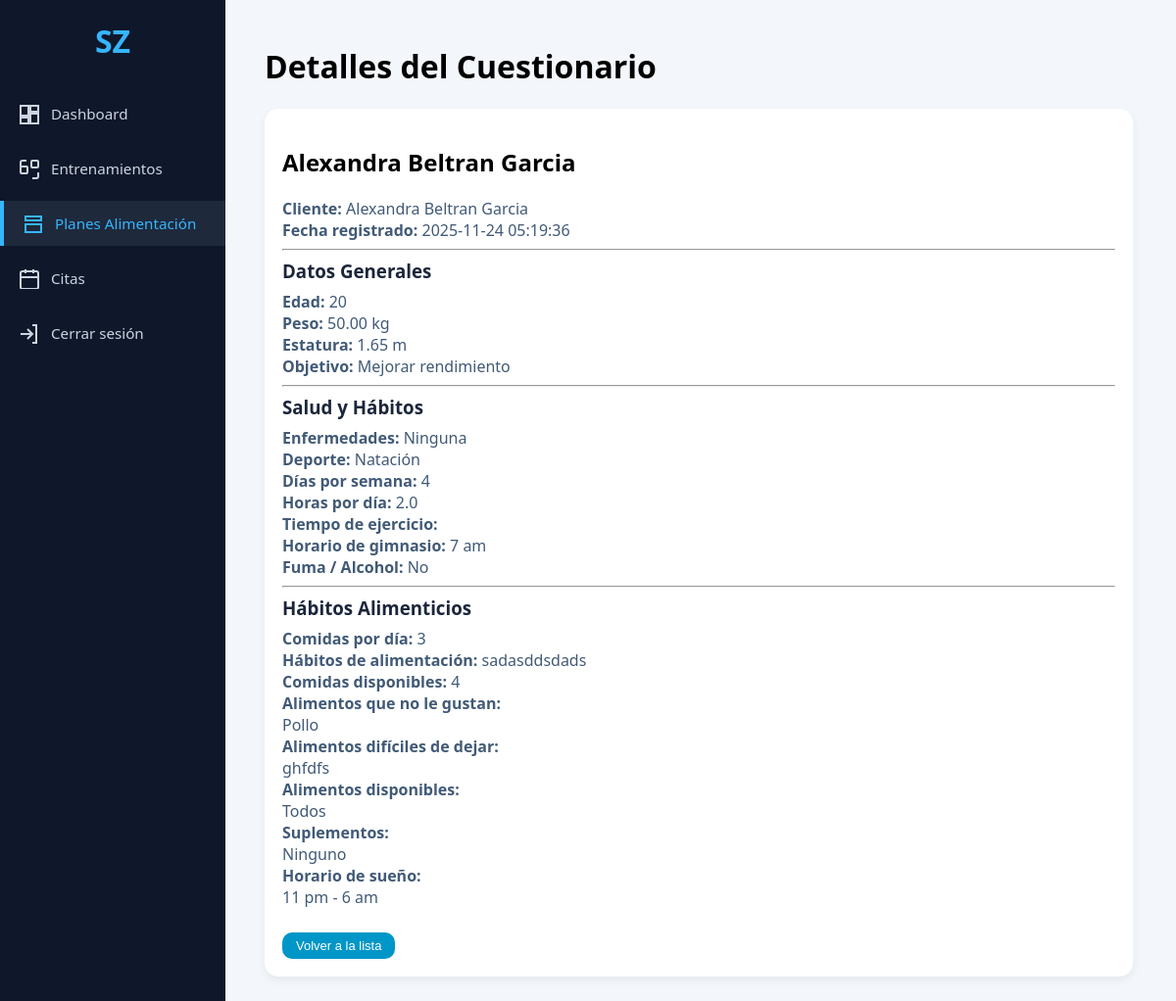
The page /index.php?controller=PlanAlimentacion&action=ver&id=4 (signed in) on the database its author committed.
### tables this page shows
CREATE TABLE `cuestionario_alimentacion` (
  `idCuestionario` int(11) NOT NULL AUTO_INCREMENT,
  `idUsuario` int(11) NOT NULL,
  `idCoach` int(11) DEFAULT NULL,
  `nombreCompleto` varchar(150) DEFAULT NULL,
  `edad` int(11) DEFAULT NULL,
  `peso` decimal(5,2) DEFAULT NULL,
  `estatura` decimal(4,2) DEFAULT NULL,
  `objetivo` varchar(100) DEFAULT NULL,
  `enfermedades` text DEFAULT NULL,
  `deporte` varchar(100) DEFAULT NULL,
  `diasSemana` int(11) DEFAULT NULL,
  `horasDia` decimal(3,1) DEFAULT NULL,
  `tiempoEjercicio` varchar(100) DEFAULT NULL,
  `horarioGym` varchar(100) DEFAULT NULL,
  `fumaAlcohol` varchar(100) DEFAULT NULL,
  `comidasDia` int(11) DEFAULT NULL,
  `alimentacionHabitos` text DEFAULT NULL,
  `comidasDisponibles` int(11) DEFAULT NULL,
  `alimentosNoGustan` text DEFAULT NULL,
  `alimentosDificilesDejar` text DEFAULT NULL,
  `alimentosDisponibles` text DEFAULT NULL,
  `suplementos` text DEFAULT NULL,
  `horarioSueno` varchar(100) DEFAULT NULL,
  `fechaRegistro` timestamp NOT NULL DEFAULT current_timestamp(),
  PRIMARY KEY (`idCuestionario`),
  KEY `idUsuario` (`idUsuario`),
  KEY `cuestionario_alimentacion_fk_coach` (`idCoach`),
  CONSTRAINT `cuestionario_alimentacion_fk_coach` FOREIGN KEY (`idCoach`) REFERENCES `coach` (`idCoach`) ON DELETE SET NULL ON UPDATE CASCADE,
  CONSTRAINT `cuestionario_alimentacion_ibfk_1` FOREIGN KEY (`idUsuario`) REFERENCES `usuarios` (`idUsuario`)
);

CREATE TABLE `usuarios` (
  `idUsuario` int(11) NOT NULL AUTO_INCREMENT,
  `nombre` varchar(256) NOT NULL,
  `apePa` varchar(256) DEFAULT NULL,
  `apeMa` varchar(256) DEFAULT NULL,
  `genero` varchar(50) DEFAULT NULL,
  `telefono` varchar(50) DEFAULT NULL,
  `correo` varchar(256) NOT NULL,
  `contrasena` varchar(256) NOT NULL,
  `fechaRegi` date DEFAULT curdate(),
  `rol` enum('admin','entrenador','cliente') DEFAULT 'cliente',
  `idMembresia` int(11) DEFAULT NULL,
  `idAdministrador` int(11) DEFAULT NULL,
  `idCoach` int(11) DEFAULT NULL,
  PRIMARY KEY (`idUsuario`),
  UNIQUE KEY `correo` (`correo`),
  KEY `idAdministrador` (`idAdministrador`),
  KEY `fk_usuario_entrenador` (`idCoach`),
  CONSTRAINT `fk_usuario_entrenador` FOREIGN KEY (`idCoach`) REFERENCES `coach` (`idCoach`) ON DELETE SET NULL,
  CONSTRAINT `usuarios_ibfk_1` FOREIGN KEY (`idAdministrador`) REFERENCES `administrador` (`idAdministrador`) ON DELETE SET NULL
);

### app/controllers/PlanAlimentacionController.php (called while the page is built, shortened)
<?php
require_once __DIR__ . '/../models/PlanAlimentacionModel.php';
class PlanAlimentacionController {
    private $model;
    public function __construct($db) {
        $this->model = new PlanAlimentacionModel($db);
    }
    public function ver() {
        $id = (int) $_GET['id'];
        $cuestionario = $this->model->obtenerCuestionarioPorId($id);
        require __DIR__ . '/../views/entrenador/plan-alimentacion-detalles.php';
    }
}

### app/models/PlanAlimentacionModel.php (called while the page is built, shortened)
<?php
class PlanAlimentacionModel {
    private $db;
    public function __construct($db) {
        $this->db = $db;
    }
    public function obtenerCuestionarioPorId($idCuestionario) {
        $sql = "SELECT ca.*, u.nombre AS nombreUsuario, u.apePa, u.apeMa
                FROM cuestionario_alimentacion ca
                INNER JOIN usuarios u ON u.idUsuario = ca.idUsuario
                WHERE ca.idCuestionario = ? LIMIT 1";
        $stmt = $this->db->prepare($sql);
        $stmt->bind_param("i", $idCuestionario);
        $stmt->execute();
        $result = $stmt->get_result();
        $cuestionario = $result->fetch_assoc();
        return $cuestionario;
    }
}

### app/views/entrenador/plan-alimentacion-detalles.php (the view, shortened to what this page needs)
<!DOCTYPE html>
<html lang="es">
<head>
    <link rel="stylesheet" href="public/css/trainer.css">
</head>
<body>
<aside class="sidebar-trainer">
    <div class="sidebar-logo">SZ</div>
    <nav class="sidebar-nav">
        <a href="index.php?controller=coach&action=index" class="sidebar-item">
            <svg fill="none" stroke="currentColor" stroke-width="2">
                <path d="M3 13h8V3H3v10zm0 8h8v-6H3v6zm10 0h8v-10h-8v10zm0-18v6h8V3h-8z"/>
            </svg>
            <span>Dashboard</span>
        </a>
        <a href="index.php?controller=entrenamientos&action=index" class="sidebar-item">
            <svg fill="none" stroke="currentColor" stroke-width="2">
                <path d="M21 15v4a2 2 0 0 1-2 2h-4"/>
                <path d="M3 9V5a2 2 0 0 1 2-2h4"/>
                <rect x="3" y="9" width="7" height="7" rx="1"/>
                <rect x="14" y="3" width="7" height="7" rx="1"/>
            </svg>
            <span>Entrenamientos</span>
        </a>
        <a href="index.php?controller=PlanAlimentacion&action=listar" class="sidebar-item active">
            <svg fill="none" stroke="currentColor" stroke-width="2">
                <path d="M4 4h16v4H4z"/>
                <path d="M4 12h16v8H4z"/>
            </svg>
            <span>Planes Alimentación</span>
        </a>
        <a href="index.php?controller=citas&action=lista" class="sidebar-item">
            <svg fill="none" stroke="currentColor" stroke-width="2">
                <rect x="3" y="4" width="18" height="18" rx="2"/>
                <path d="M16 2v4M8 2v4M3 10h18"/>
            </svg>
            <span>Citas</span>
        </a>
        <a href="index.php?controller=user&action=logout" class="sidebar-item">
            <svg fill="none" stroke="currentColor" stroke-width="2">
                <path d="M15 3h4v18h-4"/>
                <path d="M10 17l5-5-5-5"/>
                <path d="M15 12H3"/>
            </svg>
            <span>Cerrar sesión</span>
        </a>
    </nav>
</aside>
<main class="main-content">
    <h1>Detalles del Cuestionario</h1>
    <div class="training-card" style="max-width:850px; margin-top:20px;">
        <h2><?= htmlspecialchars($cuestionario['nombreCompleto']) ?></h2>
        <p><strong>Cliente:</strong>
            <?= htmlspecialchars($cuestionario['nombreUsuario'] . ' ' . $cuestionario['apePa'] . ' ' . $cuestionario['apeMa']) ?>
        </p>
        <p><strong>Fecha registrado:</strong> <?= htmlspecialchars($cuestionario['fechaRegistro']) ?></p>
        <hr>
        <h3>Datos Generales</h3>
        <p><strong>Edad:</strong> <?= $cuestionario['edad'] ?></p>
        <p><strong>Peso:</strong> <?= $cuestionario['peso'] ?> kg</p>
        <p><strong>Estatura:</strong> <?= $cuestionario['estatura'] ?> m</p>
        <p><strong>Objetivo:</strong> <?= htmlspecialchars($cuestionario['objetivo']) ?></p>
        <hr>
        <h3>Salud y Hábitos</h3>
        <p><strong>Enfermedades:</strong> <?= nl2br(htmlspecialchars($cuestionario['enfermedades'])) ?></p>
        <p><strong>Deporte:</strong> <?= htmlspecialchars($cuestionario['deporte']) ?></p>
        <p><strong>Días por semana:</strong> <?= $cuestionario['diasSemana'] ?></p>
        <p><strong>Horas por día:</strong> <?= $cuestionario['horasDia'] ?></p>
        <p><strong>Tiempo de ejercicio:</strong> <?= htmlspecialchars($cuestionario['tiempoEjercicio']) ?></p>
        <p><strong>Horario de gimnasio:</strong> <?= htmlspecialchars($cuestionario['horarioGym']) ?></p>
        <p><strong>Fuma / Alcohol:</strong> <?= htmlspecialchars($cuestionario['fumaAlcohol']) ?></p>
        <hr>
        <h3>Hábitos Alimenticios</h3>
        <p><strong>Comidas por día:</strong> <?= $cuestionario['comidasDia'] ?></p>
        <p><strong>Hábitos de alimentación:</strong> <?= nl2br(htmlspecialchars($cuestionario['alimentacionHabitos'])) ?></p>
        <p><strong>Comidas disponibles:</strong> <?= htmlspecialchars($cuestionario['comidasDisponibles']) ?></p>
        <p><strong>Alimentos que no le gustan:</strong><br>
            <?= nl2br(htmlspecialchars($cuestionario['alimentosNoGustan'])) ?>
        </p>
        <p><strong>Alimentos difíciles de dejar:</strong><br>
            <?= nl2br(htmlspecialchars($cuestionario['alimentosDificilesDejar'])) ?>
        </p>
        <p><strong>Alimentos disponibles:</strong><br>
            <?= nl2br(htmlspecialchars($cuestionario['alimentosDisponibles'])) ?>
        </p>
        <p><strong>Suplementos:</strong><br>
            <?= nl2br(htmlspecialchars($cuestionario['suplementos'])) ?>
        </p>
        <p><strong>Horario de sueño:</strong><br>
            <?= nl2br(htmlspecialchars($cuestionario['horarioSueno'])) ?>
        </p>
        <div style="margin-top:25px;">
            <a href="index.php?controller=PlanAlimentacion&action=listar">
                <button class="btn-small btn-edit">Volver a la lista</button>
            </a>
        </div>
    </div>
</main>
</body>
</html>

### public/css/trainer.css (style rules this page uses)
body { margin: 0; font-family: 'Segoe UI', Tahoma, sans-serif; background: #f3f6fb; display: flex; height: 100vh; }
.sidebar-trainer { width: 230px; background: #0f172a; height: 100vh; padding: 20px 0; position: fixed; top: 0; left: 0; }
.sidebar-logo { font-size: 2rem; color: #36b5ff; font-weight: bold; text-align: center; margin-bottom: 30px; }
.sidebar-nav { display: flex; flex-direction: column; gap: 10px; }
.sidebar-item { display: flex; align-items: center; gap: 12px; padding: 12px 18px; color: #cbd5e1; text-decoration: none; transition: 0.2s; }
.sidebar-item svg { width: 22px; height: 22px; }
.sidebar-item.active { background: #1e293b; border-left: 4px solid #36b5ff; color: #36b5ff; }
.sidebar-item span { font-size: 0.95rem; font-weight: 500; }
.main-content { margin-left: 230px; padding: 30px; }
.main-content { flex: 1; padding: 25px 40px; overflow-y: auto; }
.training-card { background: #ffffff; padding: 18px; border-radius: 14px; box-shadow: 0 4px 10px rgba(0,0,0,0.06); }
.training-card h3 { margin: 0 0 8px; color: #1b263b; }
.training-card p { margin: 0; color: #415a77; }
.btn-small { padding: 6px 14px; border-radius: 10px; border: none; cursor: pointer; font-size: 13px; }
.btn-edit { background: #0096c7; color: #fff; }

### rows shown on the page
cuestionario_alimentacion: nombreCompleto "Alexandra Beltran Garcia", idUsuario.apeMa "Alexandra Beltran Garcia", fechaRegistro "2025-11-24 05:19:36", edad "20", peso "50.00", estatura "1.65", objetivo "Mejorar rendimiento", enfermedades "Ninguna", deporte "Natación", diasSemana "4", horasDia "2.0", horarioGym "7 am", fumaAlcohol "No", comidasDia "3", alimentacionHabitos "sadasddsdads", comidasDisponibles "4", alimentosNoGustan "Pollo", alimentosDificilesDejar "ghfdfs", alimentosDisponibles "Todos", suplementos "Ninguno", horarioSueno "11 pm - 6 am"
